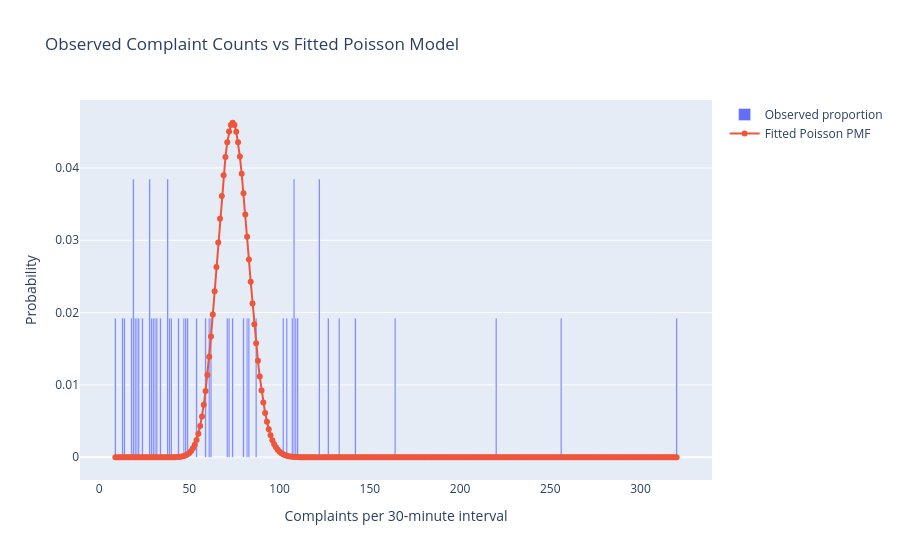

Notebook code cell kept with this figure:
### Markdown cell above
### Question 4b — Compare observed frequencies with the fitted model

Calculate the **observed proportion** for each possible count and compare it with the fitted Poisson PMF.

Create a bar chart for the observed proportions and add the fitted Poisson PMF as points/lines.

**Important:** For a discrete variable, we use a **PMF**, not a continuous PDF.

### Code cell
observed_prob = counts.value_counts(normalize=True).reindex(k, fill_value=0)

fig = go.Figure()
fig.add_trace(go.Bar(x=k, y=observed_prob.values, name="Observed proportion"))
fig.add_trace(go.Scatter(
    x=k, y=pmf, mode="lines+markers", name="Fitted Poisson PMF"
))
fig.update_layout(
    title="Observed Complaint Counts vs Fitted Poisson Model",
    xaxis_title="Complaints per 30-minute interval",
    yaxis_title="Probability"
)
fig.show()

### Figure 1 — Plotly figure (JSON) as saved in the notebook; plotly's stock layout.template omitted (floating-point values rounded to 4 significant figures; data arrays with more than 128 entries replaced by an {"elided": "..."} marker saying what was removed)
{"data": [{"name": "Observed proportion", "type": "bar", "x": {"elided": "312 int values"}, "y": {"elided": "312 float values"}}, {"mode": "lines+markers", "name": "Fitted Poisson PMF", "type": "scatter", "x": {"elided": "312 int values"}, "y": {"elided": "312 float values"}}], "layout": {"title": {"text": "Observed Complaint Counts vs Fitted Poisson Model"}, "xaxis": {"title": {"text": "Complaints per 30-minute interval"}}, "yaxis": {"title": {"text": "Probability"}}}}
